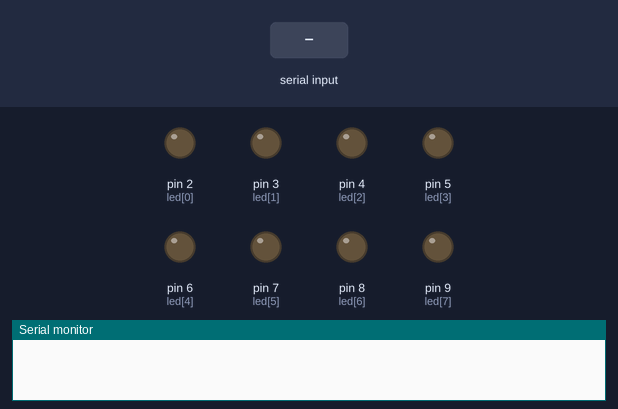
Bench run of a sketch on a simulated Arduino Uno, built with avr-gcc and run on an emulated ATmega328P. Shown: output pins drawn as LEDs (lit = HIGH), the last lines printed to the serial monitor. Inputs (shaded band) come from the test bench.

Above: at 1.2 s.
1.3 s: "5\n" received over Serial
At 4.1 s:
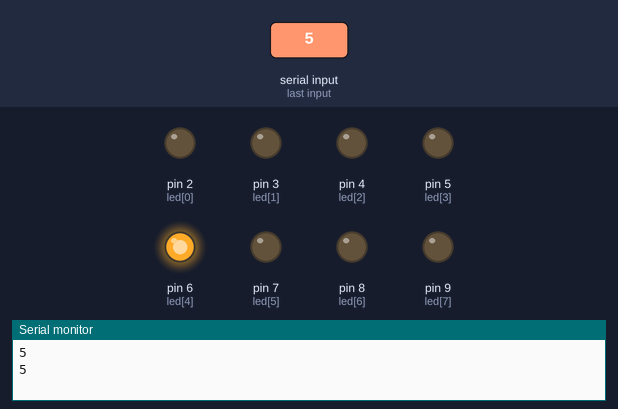
4.3 s: "30,150\n" received over Serial
At 5.1 s:
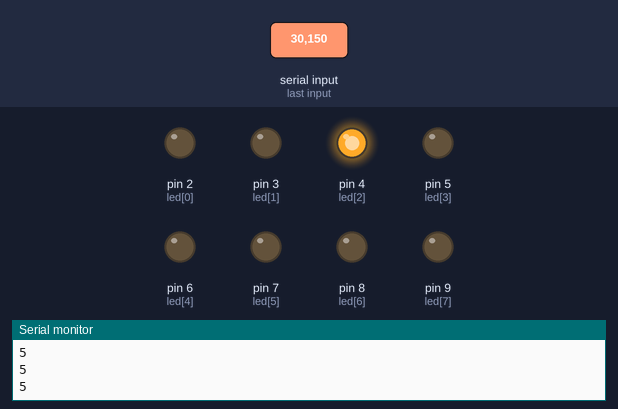
6.8 s: "200\n" received over Serial
At 8.1 s:
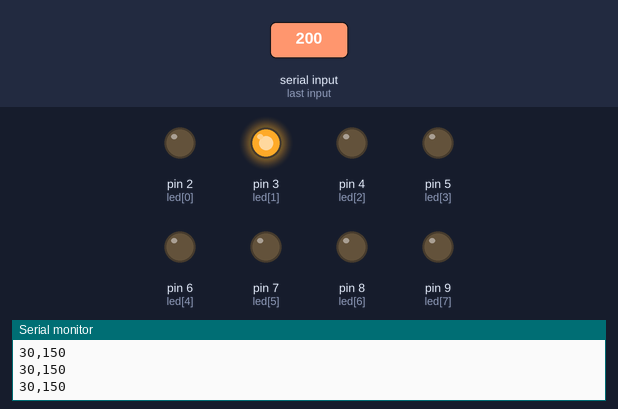
9.8 s: "90,45\n" received over Serial
11.3 s: "90\n" received over Serial
At 12.0 s:
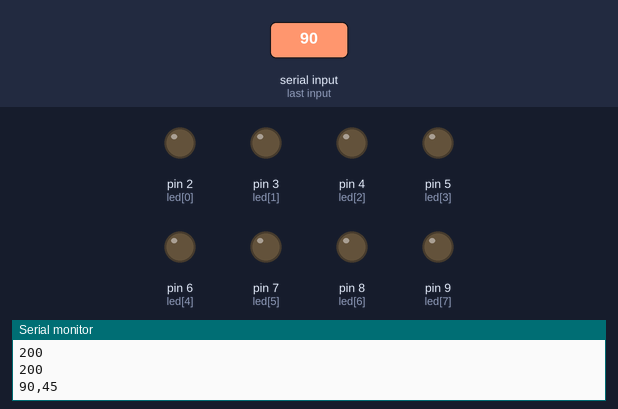
Timing chart, 0 to 13.8 s (numbered marks = the images above; inputs shaded):
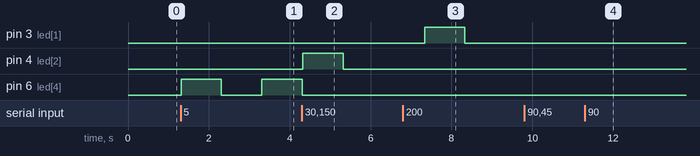

Measured:
- after the input at 1.3 s, pin 6 (led[4]): LOW → HIGH at once, → LOW 1.0 s later, → HIGH 1.0 s later
- after the input at 4.3 s, pin 4 (led[2]): LOW → HIGH at once, → LOW 1.0 s later; pin 6 (led[4]): goes on until 4.3 s, then stays LOW
- after the input at 6.8 s, pin 2 (led[0]): stays LOW (without the input it goes to HIGH after 0.52 s); pin 3 (led[1]): LOW → HIGH after 0.53 s, → LOW 1.0 s later; pin 6 (led[4]): stays LOW (without the input it goes to HIGH after 1.5 s)
- after the input at 11.3 s, pin 5 (led[3]): stays LOW (without the input it goes to HIGH after 2.0 s)

The sketch:

E6_MEMORIZACION.ino
```cpp
int led[] = {2, 3, 4, 5, 6, 7, 8, 9};
String secuencia = "";
int indice = 0;

void setup() {
  for (int i = 0; i < 8; i++) {
    pinMode(led[i], OUTPUT);
    digitalWrite(led[i], LOW);
  }

  Serial.begin(9600);
  Serial.setTimeout(10);
}

void loop() {
  if (Serial.available()) {
    secuencia = Serial.readString(); // Leemos la secuencia
    indice = 0; // Reiniciar el índice para comenzar la secuencia desde el principio
  }

  // Verificamos si la secuencia metida tiene datos
  if (secuencia.length() > 0) {
    // Encender el LED correspondiente y luego apagarlo
    int ledIndex = secuencia.charAt(indice) - '0' - 1; // Convertir el caracter a un índice de LED un ejemplo es que tenemos un 0 en ascci y restamos al indice nos queda el numero real y ese numero real lo restamos con menos 1 para tener la posicion en 0 como es en C
    digitalWrite(led[ledIndex], HIGH);
    delay(1000);
    digitalWrite(led[ledIndex], LOW);
    Serial.print(secuencia);

    // Incrementar el índice para pasar al siguiente LED en la secuencia
    indice++;
    if (indice >= secuencia.length()) {
      indice = 0; // Si llegamos al final de la secuencia, volver al principio

    }
  }
}
```
